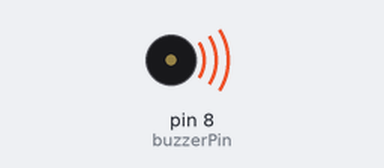
Simulated run of this sketch. Board: Arduino Uno, built with avr-gcc and run on an emulated ATmega328P. Shown: buzzer (waves = sounding).

Above: at 0.15 s.
At 5.7 s:
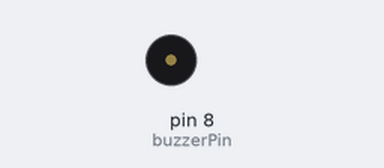
Timing chart, 0 to 7.1 s (numbered marks = the images above):
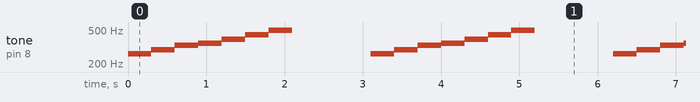

Measured:
- by itself, tone on pin 8 (buzzerPin): repeats every 3.1 s: 294 Hz 0.30 s, 330 Hz 0.30 s, 349 Hz 0.30 s, 392 Hz 0.30 s, 440 Hz 0.30 s, 494 Hz 0.30 s, silent 1.0 s, 262 Hz 0.30 s

The sketch:

DAY11-BuzzerSoundGenerator.ino
```cpp
const int buzzerPin = 8;

void setup() {
  pinMode(buzzerPin, OUTPUT);
}

int notes[] = {262, 294, 330, 349, 392, 440, 494};

void loop() {
  for (int i = 0; i < 7; i++) {
    tone(8, notes[i]);
    delay(300);
  }
  noTone(8);
  delay(1000);
}
```
